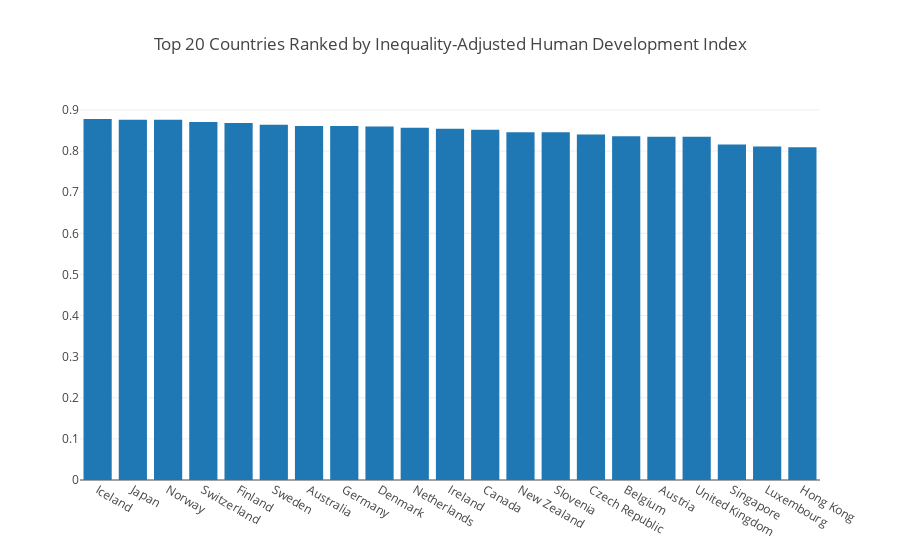

Here is the notebook cell this chart was saved with:
### Code cell
trace1 = go.Bar(x = ihdi_df_top20.Country, y = ihdi_df_top20.IHDI)
data = [trace1]
layout = go.Layout(title='Top 20 Countries Ranked by Inequality-Adjusted Human Development Index')
fig = go.Figure(data = data, layout = layout)
py.offline.iplot(fig);

### Figure 1 — Plotly figure (JSON) as saved in the notebook; plotly's stock layout.template omitted (floating-point values rounded to 4 significant figures)
{"data": [{"type": "bar", "uid": "2413ba97-0a06-4e5e-ba05-da70724622c1", "x": ["Iceland", "Japan", "Norway", "Switzerland", "Finland", "Sweden", "Australia", "Germany", "Denmark", "Netherlands", "Ireland", "Canada", "New Zealand", "Slovenia", "Czech Republic", "Belgium", "Austria", "United Kingdom", "Singapore", "Luxembourg", "Hong Kong"], "y": [0.878, 0.876, 0.876, 0.871, 0.868, 0.864, 0.861, 0.861, 0.86, 0.857, 0.854, 0.852, 0.846, 0.846, 0.84, 0.836, 0.835, 0.835, 0.816, 0.811, 0.809]}], "layout": {"title": {"text": "Top 20 Countries Ranked by Inequality-Adjusted Human Development Index"}}}
